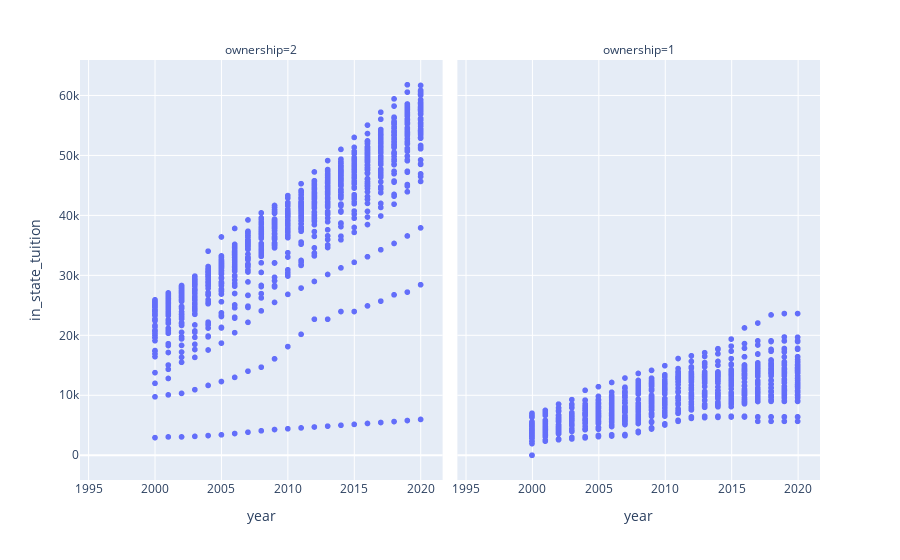

The notebook cell this image was saved under:
### Code cell
fig = px.scatter(scard_df, x="year", y="in_state_tuition", facet_col="ownership")
fig.show()

### Figure 1 — Plotly figure (JSON) as saved in the notebook; plotly's stock layout.template omitted (floating-point values rounded to 4 significant figures; data arrays with more than 128 entries replaced by an {"elided": "..."} marker saying what was removed)
{"data": [{"hovertemplate": "ownership=2<br>year=%{x}<br>in_state_tuition=%{y}<extra></extra>", "legendgroup": "", "marker": {"color": "#636efa", "symbol": "circle"}, "mode": "markers", "name": "", "showlegend": false, "type": "scattergl", "x": {"elided": "1425 int values"}, "xaxis": "x", "y": {"elided": "1425 int values"}, "yaxis": "y"}, {"hovertemplate": "ownership=1<br>year=%{x}<br>in_state_tuition=%{y}<extra></extra>", "legendgroup": "", "marker": {"color": "#636efa", "symbol": "circle"}, "mode": "markers", "name": "", "showlegend": false, "type": "scattergl", "x": {"elided": "1150 int values"}, "xaxis": "x2", "y": {"elided": "1150 int values"}, "yaxis": "y2"}], "layout": {"annotations": [{"font": {}, "showarrow": false, "text": "ownership=2", "x": 0.245, "xanchor": "center", "xref": "paper", "y": 1, "yanchor": "bottom", "yref": "paper"}, {"font": {}, "showarrow": false, "text": "ownership=1", "x": 0.755, "xanchor": "center", "xref": "paper", "y": 1, "yanchor": "bottom", "yref": "paper"}], "legend": {"tracegroupgap": 0}, "margin": {"t": 60}, "xaxis": {"anchor": "y", "domain": [0, 0.49], "title": {"text": "year"}}, "xaxis2": {"anchor": "y2", "domain": [0.51, 1], "matches": "x", "title": {"text": "year"}}, "yaxis": {"anchor": "x", "domain": [0, 1], "title": {"text": "in_state_tuition"}}, "yaxis2": {"anchor": "x2", "domain": [0, 1], "matches": "y", "showticklabels": false}}}
